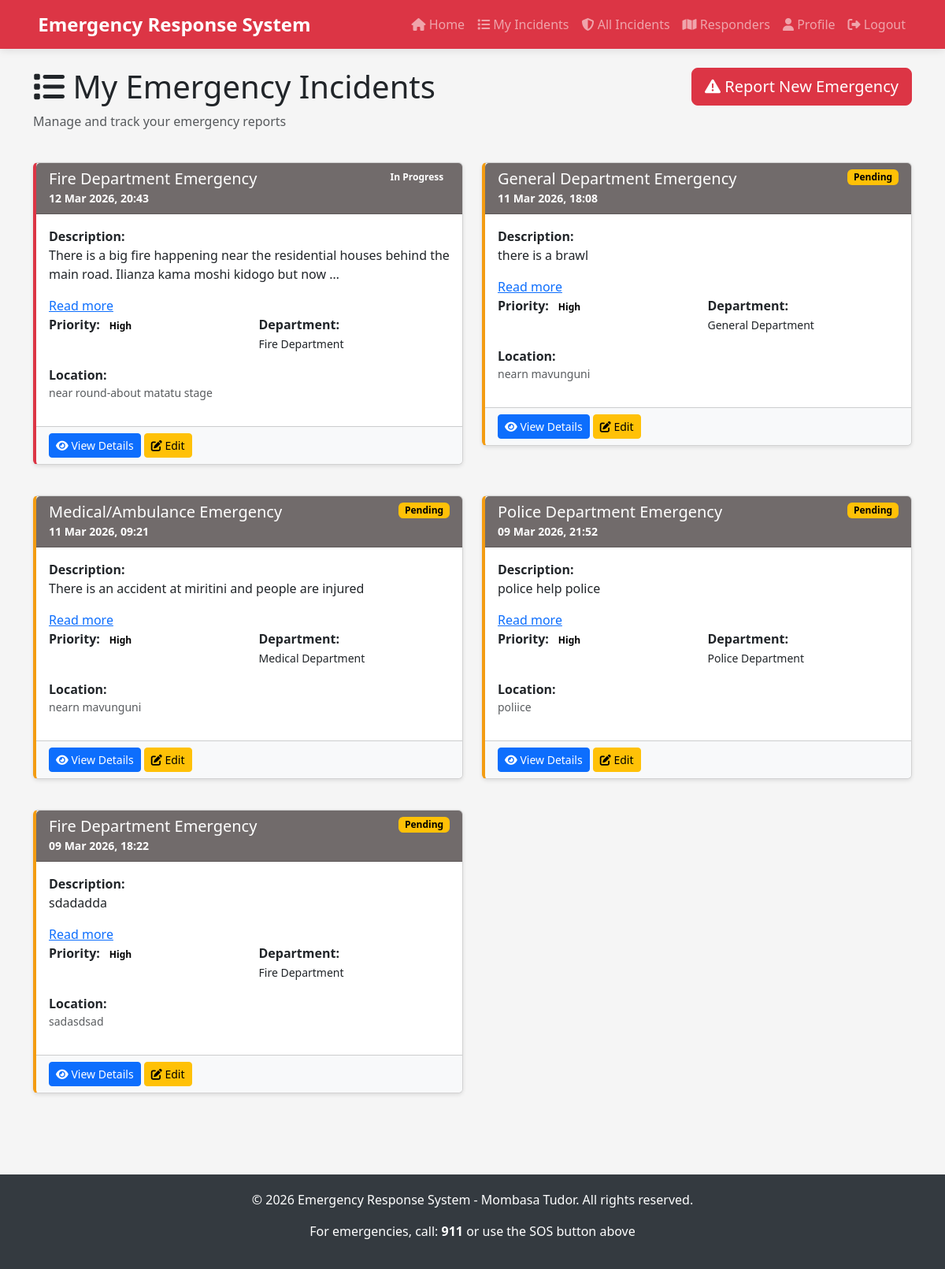
Screenshot of /incidents/ (signed in) with the database file from the repository.
### emergencyresponse_app/models.py (models this page shows, shortened)
class Incident(models.Model):
    user = models.ForeignKey(Profile, on_delete=models.CASCADE)  # ← use Profile
    department = models.ForeignKey(Department, on_delete=models.SET_NULL, null=True)
    title = models.CharField(max_length=255)
    description = models.TextField(max_length=2000)
    priority = models.CharField(max_length=20, choices=PRIORITY_CHOICES, default='high')
    status = models.CharField(max_length=20, choices=INCIDENT_STATUS_CHOICES, default='pending')
    latitude = models.FloatField(null=True, blank=True)
    longitude = models.FloatField(null=True, blank=True)
    location_name = models.CharField(max_length=255, blank=True, choices=CHUDA_AREA_CHOICES)
    location_description = models.CharField(max_length=255, blank=True)
    assigned_responder = models.ForeignKey(Responder, on_delete=models.SET_NULL, null=True, blank=True)
    created_at = models.DateTimeField(auto_now_add=True)
    updated_at = models.DateTimeField(auto_now=True)
    resolved_at = models.DateTimeField(null=True, blank=True)
    reported_by = models.ForeignKey(User,on_delete=models.SET_NULL,null=True,blank=True)
    class Meta:
        ordering = ['-created_at']

class Department(models.Model):
    name = models.CharField(max_length=100, choices=DEPARTMENT_CHOICES)
    description = models.TextField(blank=True)
    phone_number = models.CharField(max_length=20)
    latitude = models.FloatField(default=-4.0435, null=True, blank=True)  # Mombasa Chuda area
    longitude = models.FloatField(default=39.6682, null=True, blank=True)  # Mombasa Chuda area
    location_name = models.CharField(max_length=255, choices=CHUDA_AREA_CHOICES)
    created_at = models.DateTimeField(auto_now_add=True)
    class Meta:
        verbose_name_plural = 'Departments'

### emergencyresponse_app/views.py (the view)
# urls.py: path('incidents/', views.my_incidents, name='incidents_list'),
def my_incidents(request):
    profile = request.user.profile  # get the current logged-in user profile
    incidents = Incident.objects.filter(user=profile).order_by('-created_at')
    return render(request, "templates/incidents_list.html", {
        "incidents": incidents
    })

### templates/templates/incidents_list.html (shortened to what this page needs)
{% extends 'base.html' %}
{% block content %}
<div class="row mb-4">
    <div class="col-md-8">
        <h1><i class="fas fa-list"></i> My Emergency Incidents</h1>
        <p class="text-muted">Manage and track your emergency reports</p>
    </div>
    <div class="col-md-4 text-end">
        <a href="{% url 'home' %}#emergency-options" class="btn btn-danger btn-lg">
            <i class="fas fa-exclamation-triangle"></i> Report New Emergency
        </a>
    </div>
</div>
{% if incidents %}
    <div class="row">
        {% for incident in incidents %}
        <div class="col-md-6 mb-4">
            <div class="card incident-card {{ incident.status }} " >
                <div class="card-header priority-{{ incident.priority }}" style="color: white; background-color: rgb(113, 107, 107);">
                    <div class="d-flex justify-content-between align-items-start">
                        <div>
                            <h5 class="card-title mb-0">{{ incident.title }}</h5>
                            <small>{{ incident.created_at|date:"d M Y, H:i" }}</small>
                        </div>
                        <span class="badge status-{{ incident.status }}">{{ incident.get_status_display }}</span>
                    </div>
                </div>
                <div class="card-body">
                    <strong>Description:</strong>
                    <p class="card-text">{{ incident.description|truncatewords:20 }}</p>
                        <a href="{% url 'incident_detail' incident.id %}">Read more</a>
                    <div class="row mb-3">
                        <div class="col-6">
                            <strong>Priority:</strong>
                            <span class="badge priority-{{ incident.priority }}" style="color:black;">{{ incident.get_priority_display }}</span>
                        </div>
                        <div class="col-6">
                            <strong>Department:</strong>
                            {% if incident.department %}
                                <br><small>{{ incident.department.get_name_display }}</small>
                            {% else %}
                                <br><small class="text-muted">Not specified</small>
                            {% endif %}
                        </div>
                    </div>
                    <div class="row mb-3">
                        <div class="col-12">
                            <strong>Location:</strong>
                            <p class="small text-muted mb-0">{{ incident.location_description }}</p>
                        </div>
                    </div>
                </div>
                <div class="card-footer bg-light">
                    <a href="{% url 'incident_detail' incident.id %}" class="btn btn-sm btn-primary">
                        <i class="fas fa-eye"></i> View Details
                    </a>
                    {% if incident.status != 'resolved' %}
                        <a href="#" class="btn btn-sm btn-warning">
                            <i class="fas fa-edit"></i> Edit
                        </a>
                    {% endif %}
                </div>
            </div>
        </div>
        {% endfor %}
    </div>
{% else %}
    <div class="alert alert-info" role="alert">
        <i class="fas fa-info-circle"></i>
        <strong>No incidents reported yet.</strong>
        <a href="{% url 'home' %}#emergency-options">Report an emergency</a> if you need help.
    </div>
{% endif %}
{% endblock %}

### templates/base.html (style rules this page uses)
:root { --primary-color: #dc3545; --emergency-red: #e74c3c; --success-green: #27ae60; --warning-yellow: #f39c12; --info-blue: #3498db; }
body { font-family: "Segoe UI", Tahoma, Geneva, Verdana, sans-serif; background-color: #f5f5f5; }
.card { border-left: 4px solid var(--primary-color); box-shadow: 0 2px 5px rgba(0, 0, 0, 0.1); margin-bottom: 15px; }
.incident-card.pending { border-left-color: var(--warning-yellow); }
.priority-high { color: #dc3545; font-weight: bold; }
.status-pending { background-color: #ffc107; color: black; }

### rows the page displays
Incident: title "Fire Department Emergency", created_at "12 Mar 2026, 20:43", status "In Progress", description "There is a big fire happening near the residential houses behind the main road. Ilianza kama moshi kidogo but now …", priority "High", department.name "Fire Department", location_description "near round-about matatu stage", shows "Edit"
Incident: title "General Department Emergency", created_at "11 Mar 2026, 18:08", status "Pending", description "there is a brawl", priority "High", department.name "General Department", location_description "nearn mavunguni", shows "Edit"
Incident: title "Medical/Ambulance Emergency", created_at "11 Mar 2026, 09:21", status "Pending", description "There is an accident at miritini and people are injured", priority "High", department.name "Medical Department", location_description "nearn mavunguni", shows "Edit"
Incident: title "Police Department Emergency", created_at "09 Mar 2026, 21:52", status "Pending", description "police help police", priority "High", department.name "Police Department", location_description "poliice", shows "Edit"
Incident: title "Fire Department Emergency", created_at "09 Mar 2026, 18:22", status "Pending", description "sdadadda", priority "High", department.name "Fire Department", location_description "sadasdsad", shows "Edit"
